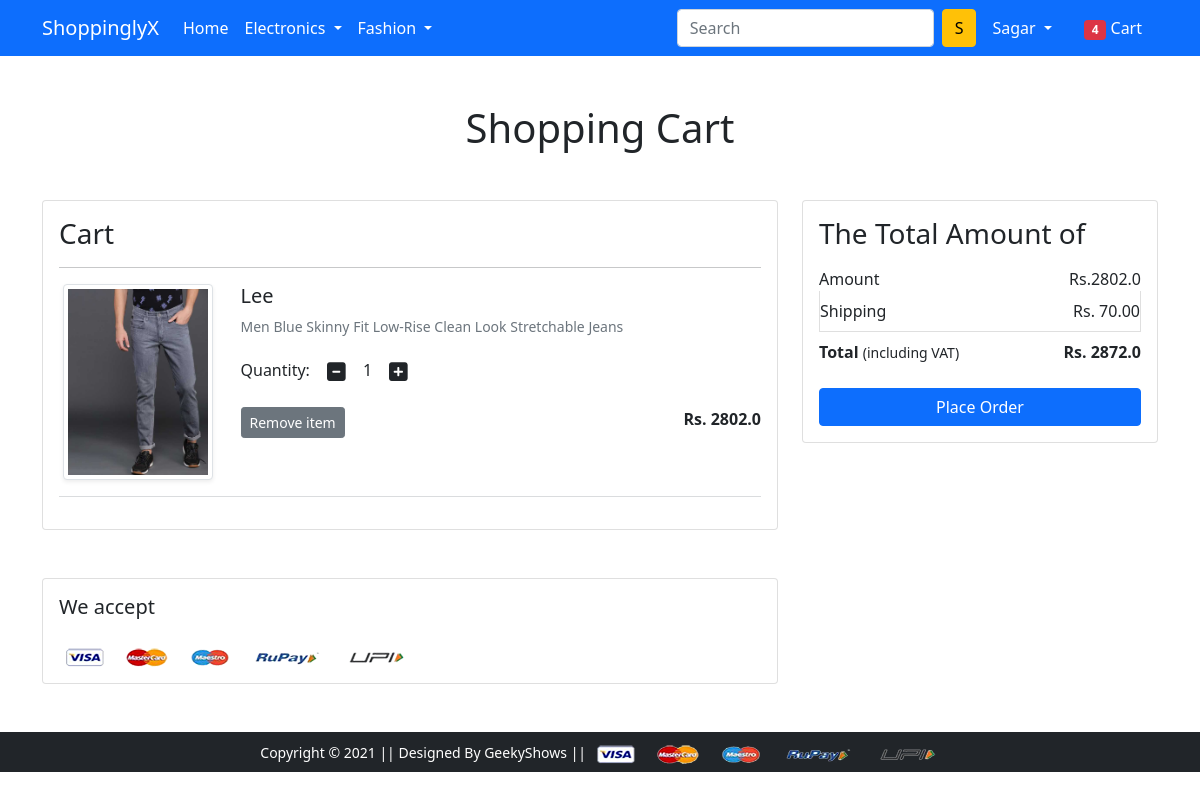
Page /cart/ (signed in) on the committed database.
### app/models.py (models this page shows, shortened)
class Cart(models.Model):
    user = models.ForeignKey(User, on_delete=models.CASCADE)
    product = models.ForeignKey(Product, on_delete=models.CASCADE)
    quantity = models.PositiveIntegerField(default=1)

class Product(models.Model):
    title = models.CharField( max_length=50)
    selling_price = models.FloatField()
    discounted_price = models.FloatField()
    description = models.TextField()
    brand = models.CharField( max_length=50)
    category = models.CharField(choices=CATEGORY_CHOICES, max_length=2)
    product_image = models.ImageField(upload_to='productimg')

### app/views.py (the view)
# urls.py: path('cart/', views.show_cart, name='showcart'),
def show_cart(request):
    if request.user.is_authenticated:
        user = request.user
        cart = Cart.objects.filter(user=user)
        amount = 0.0
        shipping_amount = 70.0
        total_amount = 0.0
        cart_product = [p for p in Cart.objects.all() if p.user == user]
        if cart_product:
            for p in cart_product:
                tempamount = (p.quantity * p.product.discounted_price)
                amount += tempamount
                total_amount=amount+shipping_amount
            return render(request,'app/addtocart.html',{'carts':cart,'totalamount':total_amount,'amount':amount})
        else:
            return render(request,'app/emptycart.html')

### app/templates/app/addtocart.html (shortened to what this page needs)
{% extends 'app/base.html' %}
{% load static %}
{% block main-content %}
<div class="container my-5">
 <div class="row">
  <h1 class="text-center mb-5">Shopping Cart</h1>
  <div class="col-sm-8">
  <div class="card">
   <div class="card-body">
    <h3>Cart</h3>
    {% for cart in carts %}
    <hr>
      <div class="row">
      <div class="col-sm-3 text-center align-self-center"><img src="{{cart.product.product_image.url}}" alt="" srcset="" class="img-fluid img-thumbnail shadow-sm" height="150" width="150"> </div>
      <div class="col-sm-9">
        <div>
        <h5>{{cart.product.title}}</h5>
        <p class="mb-2 text-muted small">{{cart.product.description}}</p>
        <div class="my-3">
          <label for="quantity">Quantity:</label>
          <a class="minus-cart btn" pid="{{cart.product.id}}"><i class="fas fa-minus-square fa-lg"></i></a>
            <span id="quantity">{{cart.quantity}}</span>
          <a class="plus-cart btn" pid="{{cart.product.id}}"><i class="fas fa-plus-square fa-lg"></i></a>
        </div>
        <div class="d-flex justify-content-between">
          <a href="#" class="btn btn-sm btn-secondary mr-3 remove-cart"  pid="{{cart.product.id}}">Remove item </a>
          <p class="mb-0"><span><strong>Rs. {{cart.product.discounted_price}}</strong></span></p>
        </div>
        </div>
      </div>
      </div>
    {% endfor %}
    <hr class="text-muted">
   </div>
   </div>
  </div>
  <div class="col-sm-4">
   <div class="card">
    <div class="card-body">
      <h3>The Total Amount of</h3>
      <ul class="list-group">
       <li class="list-group-item d-flex justify-content-between align-items-center border-0 px-0 pb-0">Amount<span>Rs.<span id="amount">{{amount}}</span></span></li>
       <li class="list-group-item d-flex justify-content-between align-items-center px-0">Shipping<span>Rs. 70.00</span></li>
       <li class="list-group-item d-flex justify-content-between align-items-center border-0 px-0 mb-3">
        <div>
           <strong>Total</strong> <small>(including VAT)</small>
         </div>
         <span><strong id="totalamount">Rs. {{totalamount}}</strong></span>
       </li>
      </ul>
      <div class="d-grid"><a href="{% url 'checkout' %}" class="btn btn-primary">Place Order</a></div>
    </div>
   </div>
  </div>
 </div>
</div>
<div class="container">
 <div class="row">
  <div class="col-sm-8">
   <div class="card">
    <div class="card-body">
      <h5 class="mb-4">We accept</h5>
      <img src="{% static 'app/images/payment.png' %}" alt="" class="img-fluid">
    </div>
  </div>
  </div>
 </div>
</div>
{% endblock main-content %}

### app/templates/app/base.html (shortened to what this page needs)
<!doctype html>
{% load static %}
<html lang="en">
  <head>
    <link href="https://cdn.jsdelivr.net/npm/bootstrap@5.0.0-beta1/dist/css/bootstrap.min.css" rel="stylesheet">
    <link rel="stylesheet" href="{% static 'app/css/owl.carousel.min.css' %}">
    <link rel="stylesheet" href="{% static 'app/css/all.min.css' %}">
    <link rel="stylesheet" href="{% static 'app/css/style.css' %}">
  </head>
  <body>
    <nav class="navbar navbar-expand-lg navbar-dark bg-primary">
     <div class="container">
       <a class="navbar-brand" href="/">ShoppinglyX</a>
       <div class="collapse navbar-collapse" id="navbarSupportedContent">
         <ul class="navbar-nav me-auto mb-2 mb-lg-0">
           <li class="nav-item">
             <a class="nav-link active" aria-current="page" href="/">Home</a>
           </li>
           <li class="nav-item dropdown">
             <a class="nav-link dropdown-toggle text-white" href="#" id="electronicsDropdown" role="button" data-bs-toggle="dropdown" aria-expanded="false">
               Electronics
             </a>
           </li>
           <li class="nav-item dropdown">
             <a class="nav-link dropdown-toggle text-white" href="#" id="fashionDropdown" role="button" data-bs-toggle="dropdown" aria-expanded="false">
               Fashion
             </a>
           </li>
         </ul>
         <form class="d-flex">
           <input class="form-control me-2" type="search" placeholder="Search" aria-label="Search">
           <button class="btn btn-warning" type="submit">S</button>
         </form>
         <div>
          <ul class="navbar-nav me-auto mb-2 mb-lg-0">
            {% if request.user.is_authenticated %}
              <li class="nav-item dropdown mx-2">
                <a class="nav-link dropdown-toggle text-white" href="#" id="profileDropdown" role="button" data-bs-toggle="dropdown" aria-expanded="false">
                  {{request.user.username|capfirst}}
                </a>
              </li>
              <li class="nav-item mx-2">
              <a href="{% url 'showcart' %}" class="nav-link text-white"><span class="badge bg-danger">4</span> Cart </a>
              </li>
            {% endif %}
          </ul>
        </div>
       </div>
     </div>
    </nav>
    {% block main-content %} {% endblock main-content %}
    <footer class="container-fluid bg-dark text-center p-2 mt-5">
        <small class="text-white">Copyright &copy; 2021 || Designed By GeekyShows || </small>
        <img src="{% static 'app/images/payment.png' %}" alt="" srcset="" class="img-fluid" height="2px">
    </footer>
  </body>
</html>

### rows in the picture
Cart: product.product_image (picture), product "Lee", product.description "Men Blue Skinny Fit Low-Rise Clean Look Stretchable Jeans", quantity "1", product.discounted_price "2802.0"

### other values in the picture
{{ request.user.username|capfirst }} "Sagar"
{{ amount }} "2802.0"
{{ totalamount }} "2872.0"
